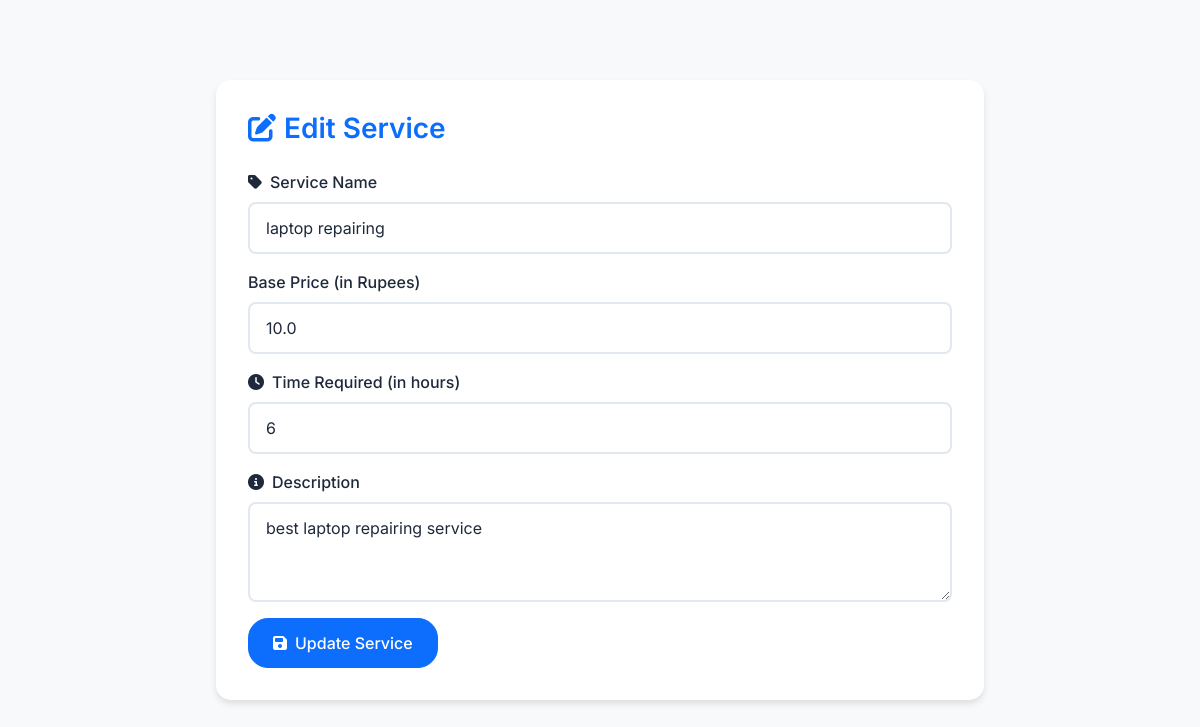
The app's page /edit_service/5 (signed in) with its own data.
### app.py (models this page shows)
class Service(db.Model):
    __tablename__ = 'services'
    service_id = db.Column(db.Integer, primary_key=True, autoincrement=True)
    service_name = db.Column(db.String(100), nullable=False)
    base_price = db.Column(db.Float, nullable=False)
    time_required = db.Column(db.Integer, nullable=False)  # In hours or days
    description = db.Column(db.Text, nullable=True)
    requests = db.relationship('ServiceRequest', back_populates='service')  # No cascade here

### app.py (the view, shortened to what this page needs)
@app.route('/edit_service/<int:service_id>', methods=['GET', 'POST'])
def edit_service(service_id):
    if 'role' in session and session['role'] == 'admin':
        service = Service.query.get_or_404(service_id)
        return render_template('edit_service.html', service=service)
    else:
        flash('Unauthorized access', 'danger')
        return redirect(url_for('home'))

### app.py (called while the page is built, shortened)
@app.before_request
def add_default_admin():
    global default_admin_initialized

### templates/edit_service.html (shortened to what this page needs)
<!DOCTYPE html>
<html lang="en" data-theme="light">
<head>
    <link href="https://cdn.jsdelivr.net/npm/bootstrap@5.3.0-alpha3/dist/css/bootstrap.min.css" rel="stylesheet">
    <link href="https://cdnjs.cloudflare.com/ajax/libs/font-awesome/6.4.0/css/all.min.css" rel="stylesheet">
    <link href="{{ url_for('static', filename='css/edit-service.css') }}" rel="stylesheet">
</head>
<body>
      <div class="container mt-5">
        <div class="form-container">
            <h3><i class="fas fa-edit me-2"></i>Edit Service</h3>
            <form method="POST" action="/edit_service/{{ service.service_id }}">
                <div class="mb-3">
                    <label for="service_name" class="form-label">
                        <i class="fas fa-tag me-2"></i>Service Name
                    </label>
                    <input type="text" id="service_name" name="service_name" class="form-control" value="{{ service.service_name }}" required>
                </div>
                <div class="mb-3">
                    <label for="base_price" class="form-label">
                        Base Price (in Rupees)
                    </label>
                    <input type="number" id="base_price" name="base_price" class="form-control" value="{{ service.base_price }}" required>
                </div>
                <div class="mb-3">
                    <label for="time_required" class="form-label">
                        <i class="fas fa-clock me-2"></i>Time Required (in hours)
                    </label>
                    <input type="number" id="time_required" name="time_required" class="form-control" value="{{ service.time_required }}" required>
                </div>
                <div class="mb-3">
                    <label for="description" class="form-label">
                        <i class="fas fa-info-circle me-2"></i>Description
                    </label>
                    <textarea id="description" name="description" class="form-control" rows="3" required>{{ service.description }}</textarea>
                </div>
                <button type="submit" class="btn btn-primary">
                    <i class="fas fa-save me-2"></i>Update Service
                </button>
            </form>
        </div>
    </div>
</body>
</html>

### static/css/edit-service.css (style rules this page uses)
:root { --primary-color: #0d6efd; --success-color: #198754; --danger-color: #dc3545; --warning-color: #ffc107; --background-color: #f8f9fa; --text-color: #1e293b; --border-color: #e2e8f0; --form-bg: white; --shadow-color: rgba(0, 0, 0, 0.1); --transition-speed: 0.3s; }
body { font-family: 'Inter', system-ui, -apple-system, sans-serif; background-color: var(--background-color); color: var(--text-color); transition: background-color var(--transition-speed), color var(--transition-speed); }
.container { max-width: 800px; padding: 2rem 1rem; animation: fadeIn 0.5s ease-out; }
.form-container { background-color: var(--form-bg); border-radius: 15px; padding: 2rem; box-shadow: 0 4px 6px var(--shadow-color); }
h3 { color: var(--primary-color); margin-bottom: 1.5rem; font-weight: 600; }
.form-label { font-weight: 500; color: var(--text-color); margin-bottom: 0.5rem; }
.form-control { background-color: var(--form-bg); color: var(--text-color); border: 2px solid var(--border-color); border-radius: 8px; padding: 0.75rem 1rem; transition: all 0.3s ease; }
.btn { padding: 0.75rem 1.5rem; border-radius: 20px; font-weight: 500; transition: all 0.3s ease; }
.btn-primary { background-color: var(--primary-color); border-color: var(--primary-color); }

### records on screen
Service: service_name "laptop repairing", base_price "10.0", time_required "6", description "best laptop repairing service"
